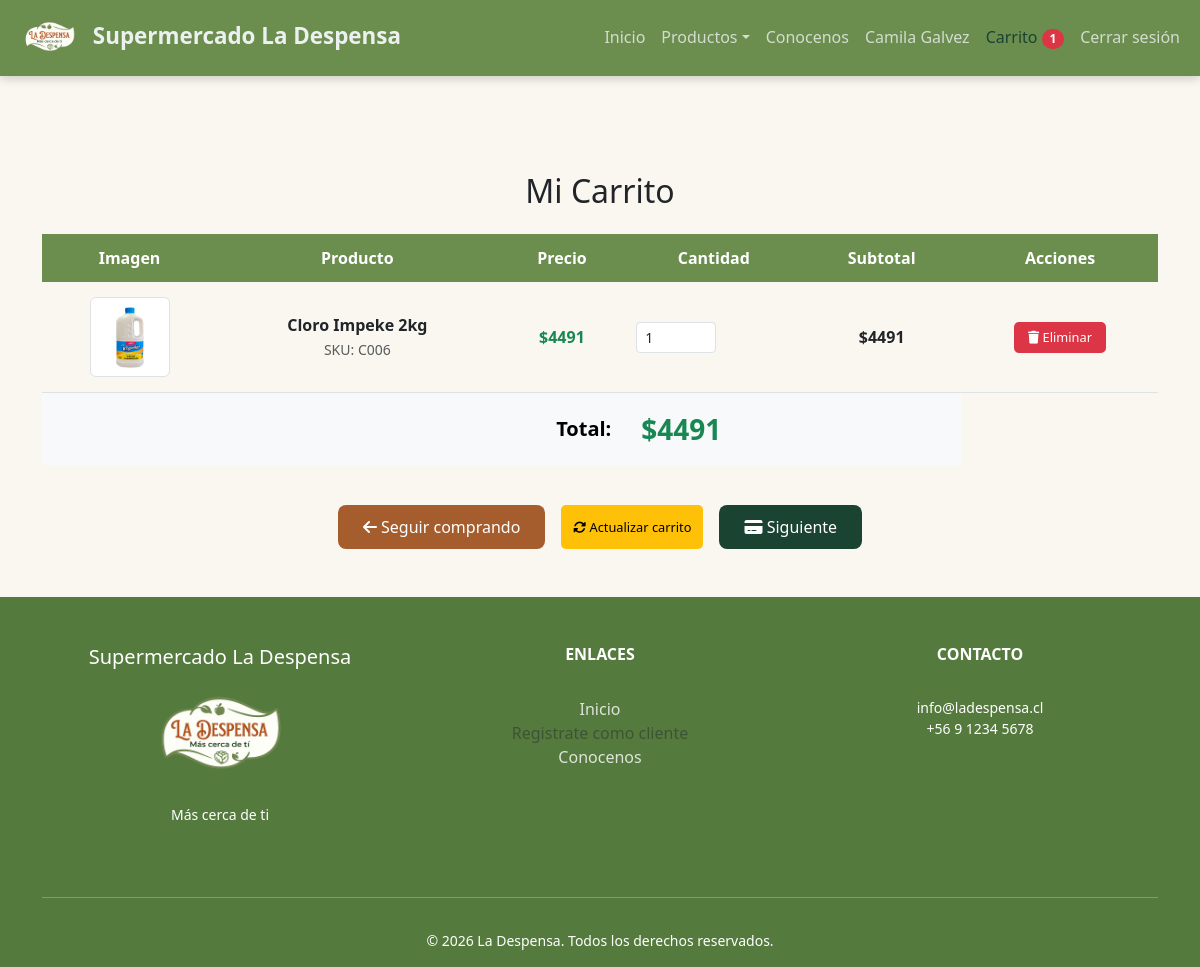
/carrito/ (signed in), run on the app's committed database.
### supermercado/models.py (models this page shows, shortened)
class CarritoItem(models.Model):
    carrito = models.ForeignKey(Carrito, on_delete=models.CASCADE, related_name='items')
    producto = models.ForeignKey(Producto, on_delete=models.CASCADE)
    cantidad = models.PositiveIntegerField(default=1)
    agregado_en = models.DateTimeField(auto_now_add=True)
    class Meta:
        verbose_name = 'Item del carrito'
        verbose_name_plural = 'Items del carrito'
        unique_together = ['carrito', 'producto']  # Evita duplicados
    def get_precio_con_descuento(self):
        if self.producto.mostrar_en_index:
            return int(self.producto.precio * 0.9)  # 10% de descuento
        return self.producto.precio
    def get_subtotal_con_descuento(self):
        return self.cantidad * self.get_precio_con_descuento()

class Producto(models.Model):
    id_producto = models.AutoField(primary_key=True)
    codigo = models.CharField(max_length=20, unique=True)
    nombre = models.CharField(max_length=100)
    descripcion = models.TextField(blank=True, null=True)
    precio = models.IntegerField()
    stock = models.IntegerField(default=0)
    categoria = models.ForeignKey(Categoria, on_delete=models.CASCADE)
    imagen = models.ImageField(upload_to='productos/', null=True, blank=True)
    fecha_registro = models.DateTimeField(auto_now_add=True)
    fecha_actualizacion = models.DateTimeField(auto_now=True)
    mostrar_en_index = models.BooleanField(default=False, help_text="Marcar para mostrar en inicio")
    class Meta:
        verbose_name = 'Producto'
        verbose_name_plural = 'Productos'
        ordering = ['nombre']

### supermercado/views.py (the view)
# urls.py: path('carrito/', views.ver_carrito, name='ver_carrito'),
@login_required
def ver_carrito(request):
    carrito, created = Carrito.objects.get_or_create(usuario=request.user)
    items = carrito.items.all()
    total = 0
    for item in items:
        if item.producto.mostrar_en_index:
            total += item.cantidad * int(item.producto.precio * 0.9)
        else:
            total += item.get_subtotal()
    context = {
        'items': items,
        'total': total,
        'cantidad_items': carrito.get_cantidad_items()
    }
    return render(request, 'vistas_cliente/carrito.html', context)

### supermercado/autenticacion_login.py (called while the page is built)
    def get_user(self, user_id):
        try:
            return User.objects.get(pk=user_id)
        except User.DoesNotExist:
            return None

### supermercado/context_processors.py (called while the page is built)
def usuario_context(request):
    return {
        'user': request.user
    }

def carrito_context(request):
    cantidad_items = 0
    if request.user.is_authenticated and not request.user.is_staff:
        carrito, created = Carrito.objects.get_or_create(usuario=request.user)
        cantidad_items = carrito.get_cantidad_items()
    return {
        'cantidad_items': cantidad_items
    }

### supermercado/models.py (called while the page is built)
    def get_cantidad_items(self):
        return sum(item.cantidad for item in self.items.all())

### supermercado/templates/vistas_cliente/carrito.html (shortened to what this page needs)
{% load static %}
<!DOCTYPE html>
<html lang="es">
<head>
    <link href="https://cdn.jsdelivr.net/npm/bootstrap@5.3.2/dist/css/bootstrap.min.css" rel="stylesheet">
    <link rel="stylesheet" href="https://cdnjs.cloudflare.com/ajax/libs/font-awesome/6.5.1/css/all.min.css">
    <link rel="stylesheet" href="{% static 'css/design.css' %}">
</head>
<body>
<nav class="navbar navbar-expand-lg mi-nav-personalizada fixed-top">
    <div class="container-fluid">
        <a class="navbar-brand" href="{% url 'index' %}">
            <img src="{% static 'imagenes/imagenes_propaganda/la_desp_logo.png' %}" alt="" id="logo">
            <span class="texto_marca">Supermercado La Despensa</span>
        </a>
        <div class="collapse navbar-collapse" id="navbarNav">
            <ul class="navbar-nav ms-auto">
                <li class="nav-item"><a class="nav-link" href="{% url 'index' %}">Inicio</a></li>
                <li class="nav-item dropdown ">
                    <a class="nav-link dropdown-toggle " href="#" role="button" data-bs-toggle="dropdown">Productos</a>
                </li>
                <li class="nav-item"><a class="nav-link" href="{% url 'conocenos' %}">Conocenos</a></li>
                {% if user.is_authenticated and not user.is_staff %}
                    <li class="nav-item"><a class="nav-link" href="{% url 'perfil_cli' %}">{{ user.first_name }} {{ user.last_name }}</a></li>
                    <li class="nav-item">
                        <a class="nav-link active" href="{% url 'ver_carrito' %}">
                             Carrito
                            {% if cantidad_items > 0 %}
                                <span class="badge bg-danger rounded-pill">{{ cantidad_items }}</span>
                            {% endif %}
                        </a>
                    </li>
                    <li class="nav-item"><a class="nav-link" href="{% url 'logout' %}">Cerrar sesión</a></li>
                {% endif %}
            </ul>
        </div>
    </div>
</nav>
<div class="container mt-5 pt-5">
    <div class="row">
        <div class="col-12">
            <h2 class="mb-4 text-center"> Mi Carrito</h2>
            {% if items %}
                <form method="POST" action="{% url 'actualizar_todo_carrito' %}" id="formCarrito">
                    <div class="table-responsive">
                        <table class="carrito-tabla">
                            <thead>
                                <tr>
                                    <th>Imagen</th>
                                    <th>Producto</th>
                                    <th>Precio</th>
                                    <th>Cantidad</th>
                                    <th>Subtotal</th>
                                    <th>Acciones</th>
                                </tr>
                            </thead>
                            <tbody>
                                {% for item in items %}
                                <tr>
                                    <td data-label="Imagen">
                                        {% if item.producto.imagen %}
                                            <img src="{{ item.producto.imagen.url }}" alt="{{ item.producto.nombre }}" class="img-thumbnail" style="max-width: 80px;">
                                        {% else %}
                                            <div class="bg-secondary text-white d-flex align-items-center justify-content-center" style="width: 80px; height: 80px;">
                                                Imagen no disponible
                                            </div>
                                        {% endif %}
                                    </td>
                                    <td data-label="Producto">
                                        <strong>{{ item.producto.nombre }}</strong><br>
                                        <small class="text-muted">SKU: {{ item.producto.codigo }}</small>
                                    </td>
                                    <td data-label="Precio">
                                        {% if item.producto.mostrar_en_index %}
                                            <strong class="text-success">${{ item.get_precio_con_descuento }}</strong>
                                        {% else %}
                                            ${{ item.producto.precio }}
                                        {% endif %}
                                    </td>
                                    <td data-label="Cantidad">
                                        <input type="number" name="cantidad_{{ item.id }}" value="{{ item.cantidad }}" min="0" style="width: 80px;" class="form-control form-control-sm">
                                    </td>
                                    <td data-label="Subtotal" class="fw-bold">
                                        {% if item.producto.mostrar_en_index %}
                                            ${{ item.get_subtotal_con_descuento }}
                                        {% else %}
                                            ${{ item.get_subtotal }}
                                        {% endif %}
                                    </td>
                                    <td data-label="Acciones">
                                        <a href="{% url 'eliminar_del_carrito' item.id %}" class="btn-eliminar" onclick="return confirm('¿Eliminar este producto?')">
                                            <i class="fas fa-trash"></i> Eliminar
                                        </a>
                                    </td>
                                </tr>
                                {% endfor %}
                            </tbody>
                            <tfoot>
                                <tr class="table-success">
                                    <td colspan="3" class="text-end fw-bold fs-5">Total:</td>
                                    <td colspan="2" class="fw-bold fs-3 text-success">${{ total }}</td>
                                </tr>
                            </tfoot>
                        </table>
                    </div>
                    <div class="d-flex flex-wrap justify-content-center gap-3 mt-4">
                        <a href="{% url 'index' %}" class="btn-seguir">
                            <i class="fas fa-arrow-left"></i> Seguir comprando
                        </a>
                        <button type="submit" class="btn-actualizar">
                            <i class="fas fa-sync-alt"></i> Actualizar carrito
                        </button>
                        <a href="{% url 'revisionPedido' %}" class="btn-pagar">
                            <i class="fas fa-credit-card"></i> Siguiente
                        </a>
                    </div>
                </form>
            {% endif %}
        </div>
    </div>
</div>
<footer class="footer-custom mt-5">
    <div class="container text-center">
        <div class="row py-4">
            <div class="col-md-4 mb-3">
                <br>
                <h5 class="footer-brand">Supermercado La Despensa</h5>
                <img src="{% static 'imagenes/imagenes_propaganda/la_desp_logo.png' %}" alt="Logo" class="footer-logo mb-2">
                <p class="small">Más cerca de ti</p>
            </div>
            <div class="col-md-4 mb-3">
                <br>
                <h6 class="text-uppercase fw-bold">Enlaces</h6>
                <ul class="list-unstyled">
                    <br>
                    <li><a href="{% url 'index' %}" class="footer-link">Inicio</a></li>
                    {% if not user.is_authenticated %}
                        <li><a href="{% url 'crearUsuario' %}" class="footer-link">Registrate como cliente</a></li>
                    {% else %}
                        <li><span class="footer-link text-muted" style="cursor: not-allowed; opacity: 0.6;">Registrate como cliente</span></li>
                    {% endif %}
                    <li><a href="{% url 'conocenos' %}" class="footer-link">Conocenos</a></li>
                </ul>
            </div>
            <div class="col-md-4 mb-3">
                <br>
                <h6 class="text-uppercase fw-bold">Contacto</h6>
                <br>
                <p class="small mb-0">info@ladespensa.cl</p>
                <p class="small">+56 9 1234 5678</p>
            </div>
        </div>
        <hr class="footer-divider">
        <div class="py-3">
            <p class="small mb-0">&copy; 2026 La Despensa. Todos los derechos reservados.</p>
        </div>
    </div>
</footer>
</body>
</html>

### supermercado/estatico/css/design.css (style rules this page uses)
body { padding-top: 76px; background-color: #F9F7F0; flex-direction: column; min-height: 100vh; margin: 0; display: flex; }
.mi-nav-personalizada { background-color: #6B8E4E !important; box-shadow: 0 2px 10px rgba(0,0,0,0.2); }
.mi-nav-personalizada .navbar-brand { color: #ecf0f1 !important; font-weight: bold; font-size: 1.4rem; }
.mi-nav-personalizada .nav-link { color: rgba(236, 240, 241, 0.8) !important; border-bottom: 2px solid transparent; transition: all 0.3s ease; }
.mi-nav-personalizada .nav-link.active { color: #1A4331 !important; font-weight: 500; }
.mi-nav-personalizada #logo { height: 50px; width: auto; }
.footer-custom { flex-shrink: 0; background-color: #557a3e !important; color: #ffffff; width: 100%; }
.footer-link { color: rgba(255, 255, 255, 0.8); text-decoration: none; transition: 0.3s; }
.footer-logo { width: 50%; height: auto; }
.carrito-tabla { width: 100%; margin-bottom: 1rem; border-collapse: collapse; }
.carrito-tabla thead th { background-color: #6B8E4E; color: white; padding: 12px; text-align: center; font-weight: 600; border: none; }
.carrito-tabla tbody td { padding: 15px 10px; vertical-align: middle; text-align: center; border-bottom: 1px solid #dee2e6; }
.carrito-tabla tfoot td { padding: 15px; background-color: #f8f9fa; font-weight: bold; }
.btn-seguir { background-color: #A65D2E; color: white; padding: 10px 25px; border-radius: 8px; text-decoration: none; display: inline-block; font-weight: 500; transition: all 0.3s; border: none; text-align: center; }
.btn-pagar { background-color: #1a4331; color: white; padding: 10px 25px; border-radius: 8px; text-decoration: none; display: inline-block; font-weight: 500; transition: all 0.3s; border: none; text-align: center; }
.btn-eliminar { background-color: #dc3545; color: white; border: none; padding: 6px 14px; border-radius: 5px; font-size: 0.8rem; text-decoration: none; display: inline-block; transition: all 0.2s; }
.btn-actualizar { background-color: #ffc107; color: black; border: none; padding: 6px 14px; border-radius: 5px; font-size: 0.8rem; transition: all 0.2s; }
.btn-actualizar { background-color: #ffc107; color: black; border: none; padding: 5px 12px; border-radius: 5px; font-size: 0.8rem; transition: all 0.2s; }

### data on the page
CarritoItem: producto.imagen (picture), producto.nombre "Cloro Impeke 2kg", producto.codigo "C006", get_precio_con_descuento "4491", cantidad "1", get_subtotal_con_descuento "4491"

### other printed values
{{ user.first_name }} "Camila"
{{ user.last_name }} "Galvez"
{{ cantidad_items }} "1"
{{ total }} "4491"
